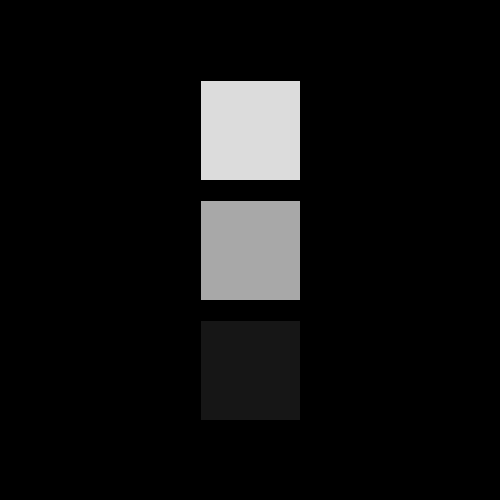
Frame 1 (no input)
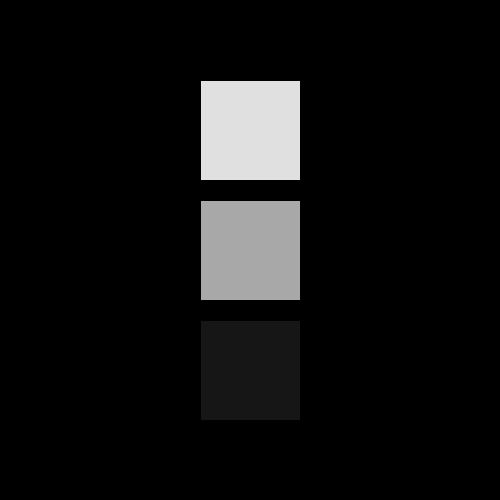
Frame 60 (the mouse pressed at the canvas centre just before this capture)
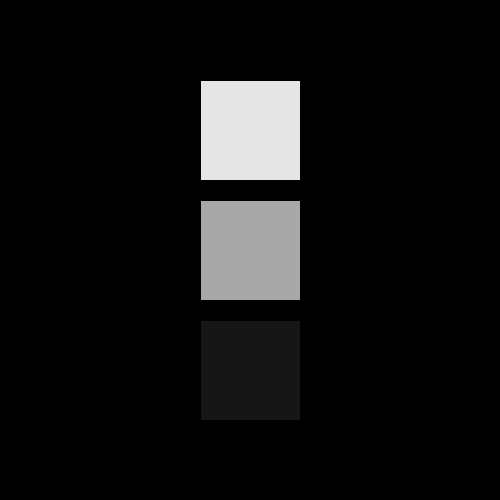
Frame 120 (the mouse held since frame 60 and released just before this capture)

The Processing sketch that drew these frames (run headless with seeded random() and noise(); from frame 60 on, the mouse is pressed at the canvas centre):

// Processing sketch: processing_169856
// ── processing_169856.pde

void setup ()
{
  size(500,500);
  background(0);
  smooth();
}

void draw()
{
pushMatrix();
translate(100,0);
float grey = map(second(), 0, 59, 0, 255);
fill(grey);
rect(100,80,100,100);
popMatrix();

pushMatrix();
float grey_minute = map(minute(),0,59,0,255);
fill (grey_minute);
rect(200,200,100,100);
popMatrix();

pushMatrix();
float grey_hour = map(hour(),0,23,0,255);
fill (grey_hour);
rect(200,320,100,100);
popMatrix();

}
